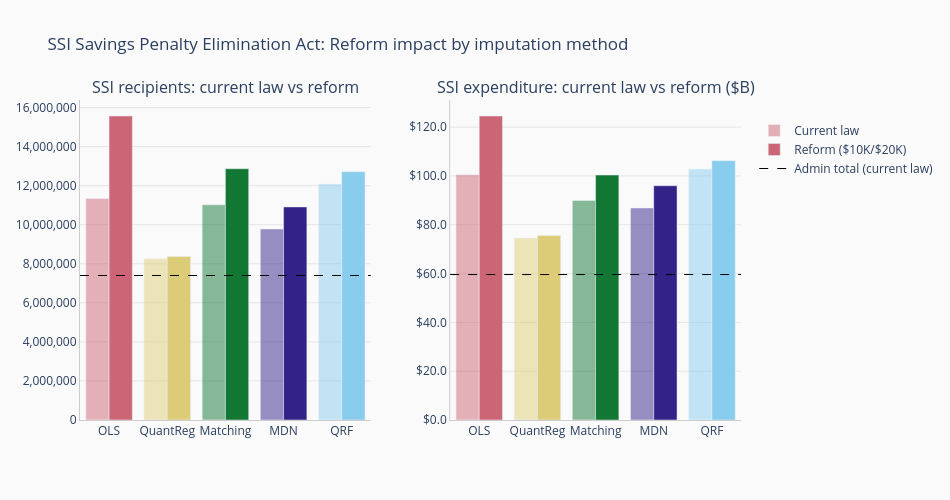

The cell this chart's notebook holds for it:
### Code cell
# Reform impact visualization
from pathlib import Path

FIGURES_DIR = Path(
    "/Users/movil1/Desktop/PYTHONJOBS/PolicyEngine/microimpute/paper/figures"
)

model_colors = {
    "OLS": "#CC6677",
    "QuantReg": "#DDCC77",
    "Matching": "#117733",
    "MDN": "#332288",
    "QRF": "#88CCEE",
    "Baseline (no wealth)": "#999999",
}

# Exclude baseline from the main comparison chart since its
# reform impact is 0 and distorts the scale
plot_models = [m for m in reform_impact if m != "Baseline (no wealth)"]

fig = make_subplots(
    rows=1,
    cols=2,
    subplot_titles=[
        "SSI recipients: current law vs reform",
        "SSI expenditure: current law vs reform ($B)",
    ],
    horizontal_spacing=0.12,
)

# Current law bars
fig.add_trace(
    go.Bar(
        x=plot_models,
        y=[ssi_results[m]["recipients"] for m in plot_models],
        name="Current law",
        marker_color=[model_colors.get(m, "#999999") for m in plot_models],
        opacity=0.5,
        showlegend=True,
    ),
    row=1,
    col=1,
)

# Reform bars
fig.add_trace(
    go.Bar(
        x=plot_models,
        y=[ssi_reform_results[m]["recipients"] for m in plot_models],
        name="Reform ($10K/$20K)",
        marker_color=[model_colors.get(m, "#999999") for m in plot_models],
        opacity=1.0,
        showlegend=True,
    ),
    row=1,
    col=1,
)

# Admin total reference line
fig.add_hline(
    y=admin_recipients,
    line_dash="dash",
    line_color="black",
    line_width=1,
    row=1,
    col=1,
)

# Expenditure - current law
fig.add_trace(
    go.Bar(
        x=plot_models,
        y=[ssi_results[m]["expenditure"] / 1e9 for m in plot_models],
        name="Current law",
        marker_color=[model_colors.get(m, "#999999") for m in plot_models],
        opacity=0.5,
        showlegend=False,
    ),
    row=1,
    col=2,
)

# Expenditure - reform
fig.add_trace(
    go.Bar(
        x=plot_models,
        y=[ssi_reform_results[m]["expenditure"] / 1e9 for m in plot_models],
        name="Reform ($10K/$20K)",
        marker_color=[model_colors.get(m, "#999999") for m in plot_models],
        opacity=1.0,
        showlegend=False,
    ),
    row=1,
    col=2,
)

fig.add_hline(
    y=admin_expenditure / 1e9,
    line_dash="dash",
    line_color="black",
    line_width=1,
    row=1,
    col=2,
)

fig.add_trace(
    go.Scatter(
        x=[None],
        y=[None],
        mode="lines",
        line=dict(dash="dash", color="black", width=1),
        name="Admin total (current law)",
        showlegend=True,
    ),
    row=1,
    col=1,
)

fig.update_layout(
    title=("SSI Savings Penalty Elimination Act: Reform impact by imputation method"),
    width=PLOT_CONFIG["width"] + 200,
    height=PLOT_CONFIG["height"] - 100,
    paper_bgcolor=PLOT_CONFIG["paper_bgcolor"],
    plot_bgcolor=PLOT_CONFIG["plot_bgcolor"],
    barmode="group",
    legend=dict(
        orientation="v",
        yanchor="top",
        y=0.95,
        xanchor="left",
        x=1.02,
    ),
)
fig.update_xaxes(
    showgrid=PLOT_CONFIG["showgrid_x"],
    showline=PLOT_CONFIG["showline"],
    linecolor=PLOT_CONFIG["linecolor"],
)
fig.update_yaxes(
    showgrid=PLOT_CONFIG["showgrid_y"],
    gridcolor=PLOT_CONFIG["gridcolor"],
    gridwidth=PLOT_CONFIG["gridwidth"],
    showline=PLOT_CONFIG["showline"],
    linecolor=PLOT_CONFIG["linecolor"],
)
fig.update_yaxes(tickformat=",.0f", row=1, col=1)
fig.update_yaxes(tickprefix="$", tickformat=".1f", row=1, col=2)

# Save figure for paper
output_path = FIGURES_DIR / "models_ssi_reform_comparison.png"
fig.write_image(
    str(output_path),
    width=1200,
    height=500,
    scale=2,
)
fig.show()

### Figure 1 — Plotly figure (JSON) as saved in the notebook; plotly's stock layout.template omitted (floating-point values rounded to 4 significant figures)
{"data": [{"marker": {"color": ["#CC6677", "#DDCC77", "#117733", "#332288", "#88CCEE"]}, "name": "Current law", "opacity": 0.5, "showlegend": true, "type": "bar", "x": ["OLS", "QuantReg", "Matching", "MDN", "QRF"], "xaxis": "x", "y": [11340000.0, 8262000.0, 11020000.0, 9778000.0, 12080000.0], "yaxis": "y"}, {"marker": {"color": ["#CC6677", "#DDCC77", "#117733", "#332288", "#88CCEE"]}, "name": "Reform ($10K/$20K)", "opacity": 1, "showlegend": true, "type": "bar", "x": ["OLS", "QuantReg", "Matching", "MDN", "QRF"], "xaxis": "x", "y": [15570000.0, 8373000.0, 12860000.0, 10910000.0, 12710000.0], "yaxis": "y"}, {"marker": {"color": ["#CC6677", "#DDCC77", "#117733", "#332288", "#88CCEE"]}, "name": "Current law", "opacity": 0.5, "showlegend": false, "type": "bar", "x": ["OLS", "QuantReg", "Matching", "MDN", "QRF"], "xaxis": "x2", "y": [100.5, 74.58, 89.95, 86.88, 102.8], "yaxis": "y2"}, {"marker": {"color": ["#CC6677", "#DDCC77", "#117733", "#332288", "#88CCEE"]}, "name": "Reform ($10K/$20K)", "opacity": 1, "showlegend": false, "type": "bar", "x": ["OLS", "QuantReg", "Matching", "MDN", "QRF"], "xaxis": "x2", "y": [124.6, 75.56, 100.4, 95.98, 106.2], "yaxis": "y2"}, {"line": {"color": "black", "dash": "dash", "width": 1}, "mode": "lines", "name": "Admin total (current law)", "showlegend": true, "type": "scatter", "x": [null], "xaxis": "x", "y": [null], "yaxis": "y"}], "layout": {"annotations": [{"font": {"size": 16}, "showarrow": false, "text": "SSI recipients: current law vs reform", "x": 0.22, "xanchor": "center", "xref": "paper", "y": 1, "yanchor": "bottom", "yref": "paper"}, {"font": {"size": 16}, "showarrow": false, "text": "SSI expenditure: current law vs reform ($B)", "x": 0.78, "xanchor": "center", "xref": "paper", "y": 1, "yanchor": "bottom", "yref": "paper"}], "barmode": "group", "height": 500, "legend": {"orientation": "v", "x": 1.02, "xanchor": "left", "y": 0.95, "yanchor": "top"}, "paper_bgcolor": "#FAFAFA", "plot_bgcolor": "#FAFAFA", "shapes": [{"line": {"color": "black", "dash": "dash", "width": 1}, "type": "line", "x0": 0, "x1": 1, "xref": "x domain", "y0": 7400000, "y1": 7400000, "yref": "y"}, {"line": {"color": "black", "dash": "dash", "width": 1}, "type": "line", "x0": 0, "x1": 1, "xref": "x2 domain", "y0": 59.6, "y1": 59.6, "yref": "y2"}], "title": {"text": "SSI Savings Penalty Elimination Act: Reform impact by imputation method"}, "width": 950, "xaxis": {"anchor": "y", "domain": [0, 0.44], "linecolor": "#CCCCCC", "showgrid": false, "showline": true}, "xaxis2": {"anchor": "y2", "domain": [0.56, 1], "linecolor": "#CCCCCC", "showgrid": false, "showline": true}, "yaxis": {"anchor": "x", "domain": [0, 1], "gridcolor": "#E5E5E5", "gridwidth": 1, "linecolor": "#CCCCCC", "showgrid": true, "showline": true, "tickformat": ",.0f"}, "yaxis2": {"anchor": "x2", "domain": [0, 1], "gridcolor": "#E5E5E5", "gridwidth": 1, "linecolor": "#CCCCCC", "showgrid": true, "showline": true, "tickformat": ".1f", "tickprefix": "$"}}}
